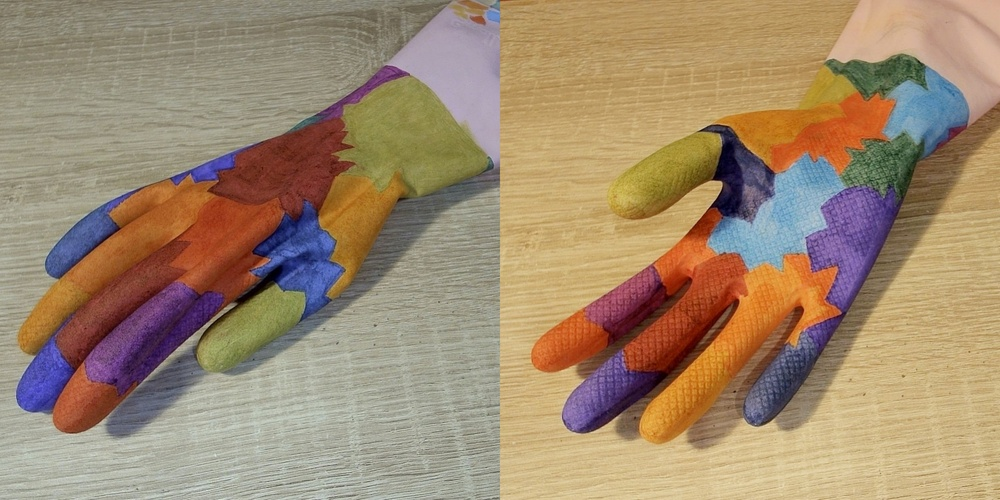
#> input picture dataset/gloves_anker.jpg, 1000 x 500 px, shrunk from 2500 x 1250 before the run
$ python mimic_skin.py
#> lines starting #> are read from the running program, lines starting #| are printed output that depends on the picture; after the words box and inside, x2 and y2 are one past the last pixel; in counts of white or black regions, pixels touching at a corner belong together
# incorporated into handTrackingModuleMediaPipe

import cv2
import numpy as np


def transform_glove_to_skin(image_path, adjust_intensity):
#> called with image_path = '../dataset/gloves_anker.jpg', adjust_intensity = True
    img = cv2.imread(image_path)
#> img is the input picture: shape (500, 1000, 3); mean B, G, R 110.8, 137.3, 159.6
    hsv = cv2.cvtColor(img, cv2.COLOR_BGR2HSV)
#> hsv: shape (500, 1000, 3); mean H, S, V 37.2, 94, 164.7

    # Define color ranges
    colors = {
        'blue': ([100, 50, 50], [140, 255, 255]),
        'red1': ([0, 50, 50], [10, 255, 255]),
        'red2': ([170, 30, 50], [180, 255, 255]),
        'yellow': ([20, 50, 50], [40, 255, 255]),
        'orange': ([10, 50, 50], [20, 255, 255]),
        'dark_green': ([40, 20, 30], [90, 255, 150]),
        'magenta': ([140, 50, 50], [170, 255, 255])
    }

    mask_total = np.zeros_like(hsv[:, :, 0])

    for color, (lower, upper) in colors.items():
        lower = np.array(lower)
        upper = np.array(upper)
        mask = cv2.inRange(hsv, lower, upper)
        mask_total += mask
#> this loop made 7 passes
#> pass 1, in transform_glove_to_skin, `mask = cv2.inRange(hsv, lower, upper)`:
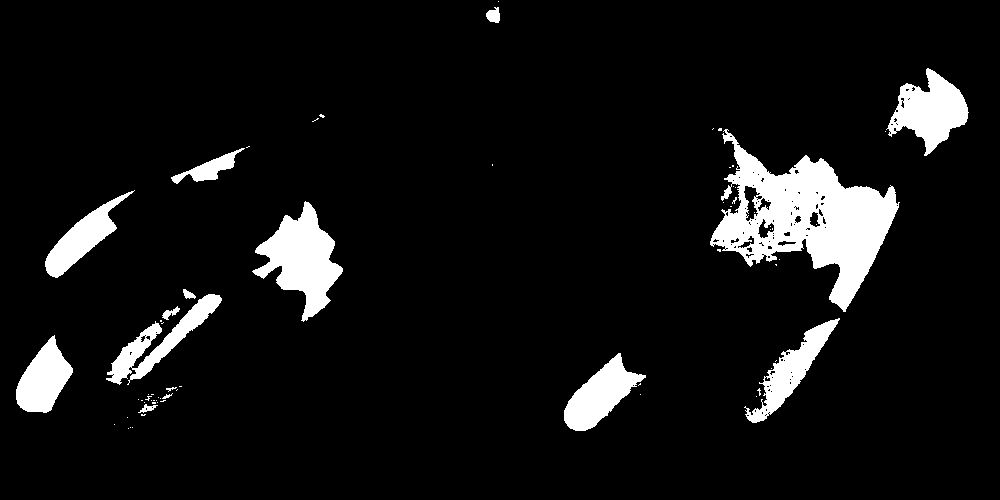
#> mask: shape (500, 1000); 7.6% white; 68 white regions (53 under 20 px), largest, box (x1, y1, x2, y2) and area: (710, 129, 900, 312) 14506, (252, 201, 343, 322) 5141, (886, 68, 969, 156) 3685
#> after the loop:
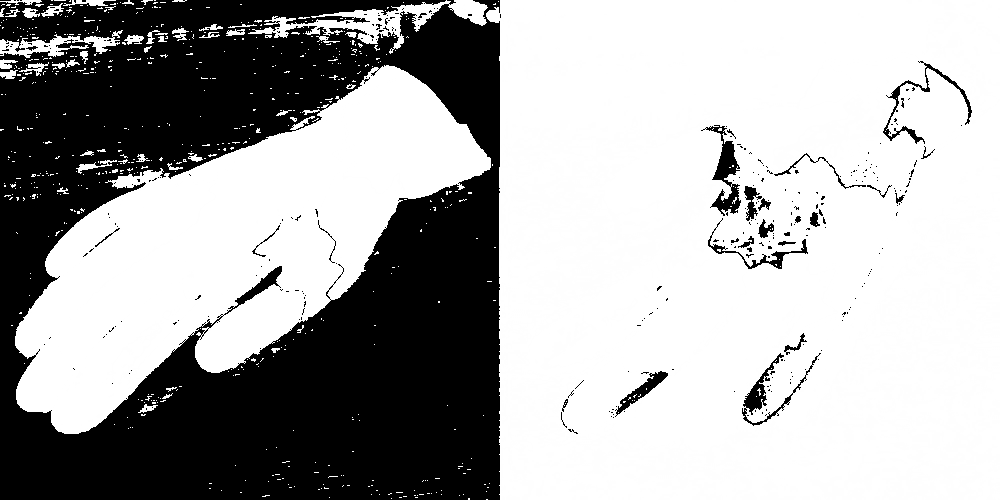
#> mask_total: shape (500, 1000); min 0, max 255, mean 169.5

    kernel = np.ones((5, 5), np.uint8)
    mask_total = cv2.morphologyEx(mask_total, cv2.MORPH_CLOSE, kernel)
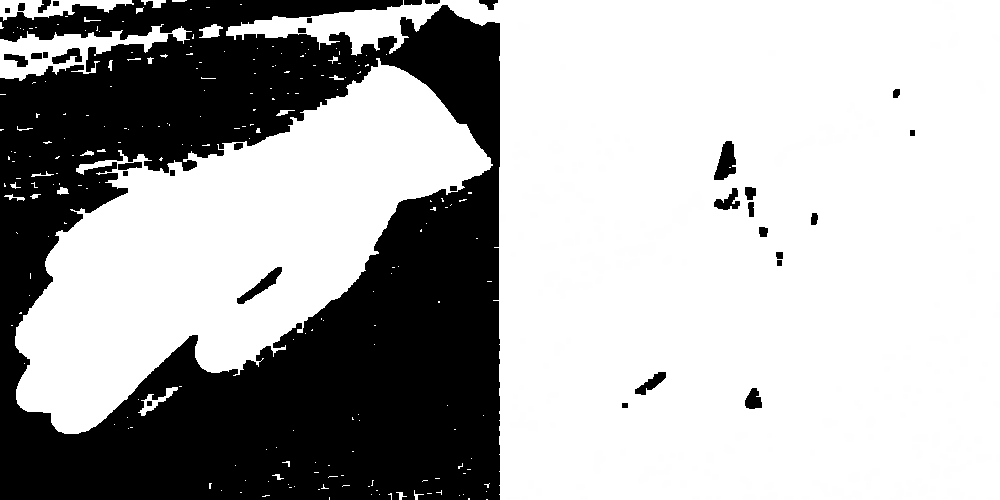
#> mask_total: shape (500, 1000); min 0, max 255, mean 174.8

    hsv[mask_total > 0, 0] = 11  # Hue
#> hsv: shape (500, 1000, 3); mean H, S, V 20.3, 94, 164.7
    hsv[mask_total > 0, 1] = 95  # Saturation
#> hsv: shape (500, 1000, 3); mean H, S, V 20.3, 74.9, 164.7
    if adjust_intensity:
        original_value = hsv[:, :, 2]
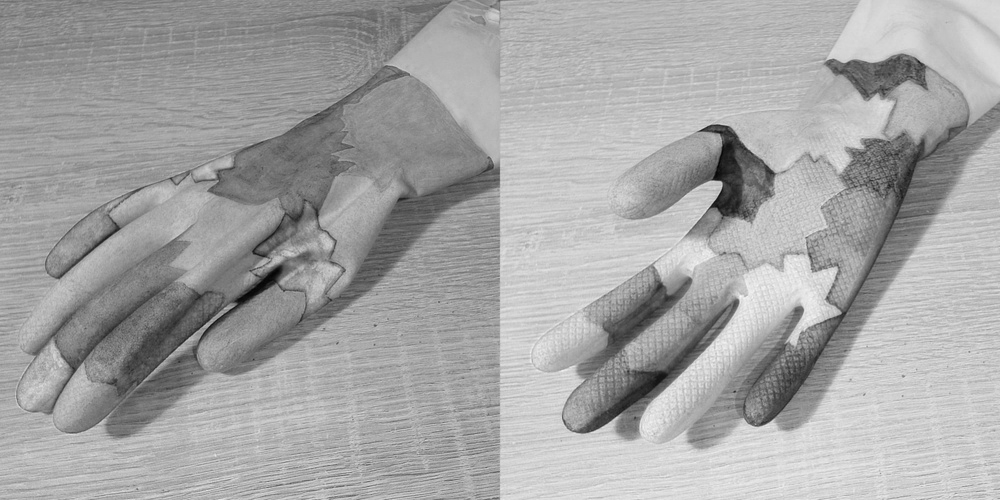
#> original_value: shape (500, 1000); min 3, max 250, mean 164.7
        hsv[mask_total > 0, 2] = cv2.normalize(original_value[mask_total > 0], None, 94, 191, cv2.NORM_MINMAX).flatten()
#> hsv: shape (500, 1000, 3); mean H, S, V 20.3, 74.9, 157.2

    skin_img = cv2.cvtColor(hsv, cv2.COLOR_HSV2BGR)
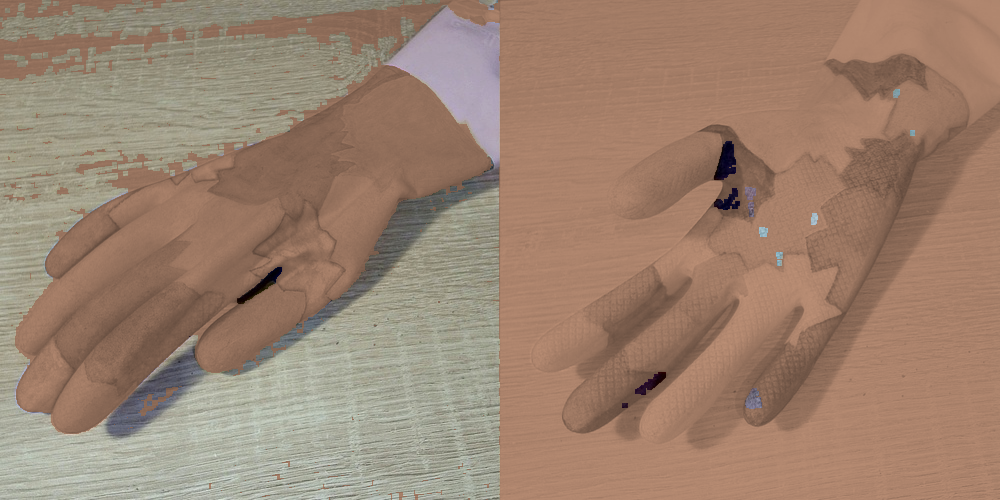
#> skin_img: shape (500, 1000, 3); mean B, G, R 111.5, 130.4, 156.5
    skin_img = cv2.GaussianBlur(skin_img, (5, 5), 0)
    cv2.imshow("Image", skin_img)

    cv2.waitKey(0)
    cv2.destroyAllWindows()


transform_glove_to_skin('../dataset/gloves_anker.jpg', True)
transform_glove_to_skin('../dataset/gloves_anker.jpg', False)
#> call 2 of transform_glove_to_skin, with image_path = '../dataset/gloves_anker.jpg', adjust_intensity = False
#> the loop in transform_glove_to_skin (call 2), `for color, (lower, upper) in colors.items():` made 7 passes
#> pass 3, in transform_glove_to_skin (call 2), `mask_total += mask`:
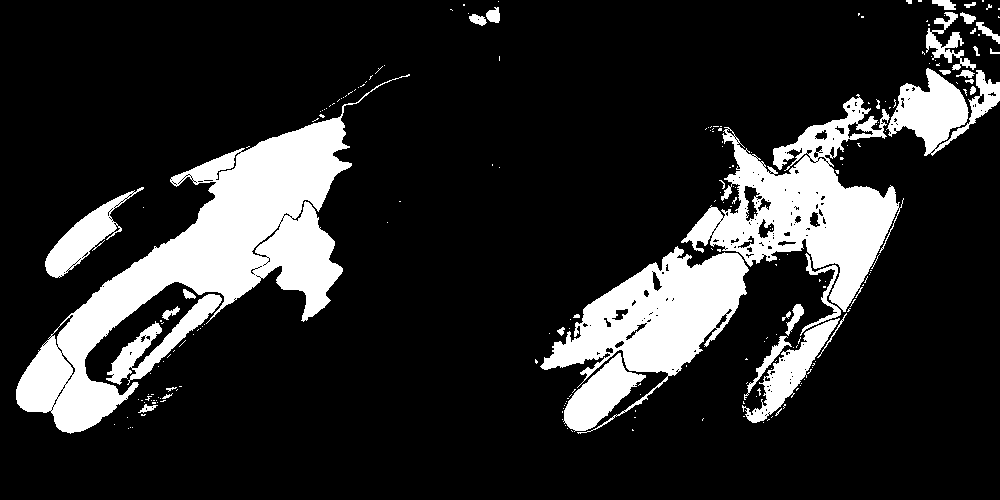
#> mask_total: shape (500, 1000); 17.1% white; 225 white regions (189 under 20 px), largest, box (x1, y1, x2, y2) and area: (16, 74, 410, 434) 33066, (681, 94, 904, 312) 18070, (540, 246, 749, 434) 14468
#> in transform_glove_to_skin (call 2), `skin_img = cv2.cvtColor(hsv, cv2.COLOR_HSV2BGR)`:
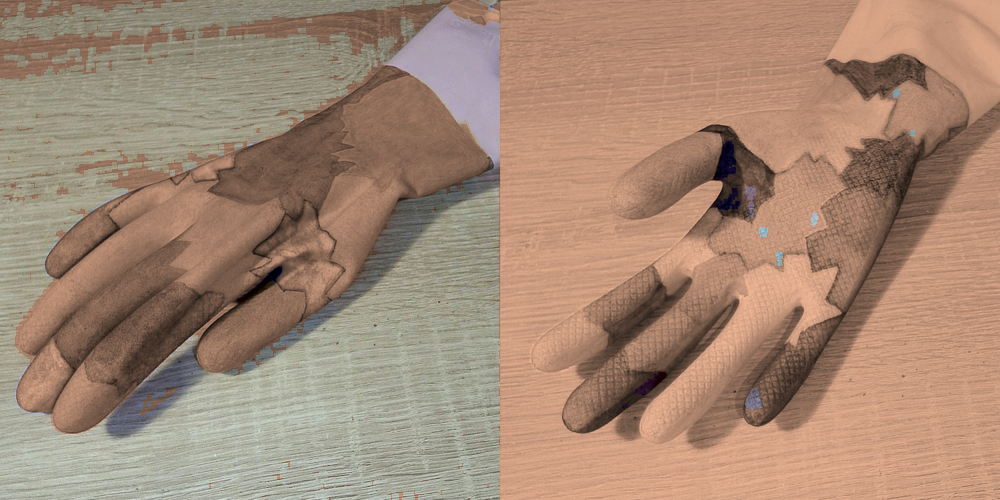
#> skin_img: shape (500, 1000, 3); mean B, G, R 116.2, 136.1, 164

$ run again, with dataset/glove_laptop.jpg copied over dataset/gloves_anker.jpg
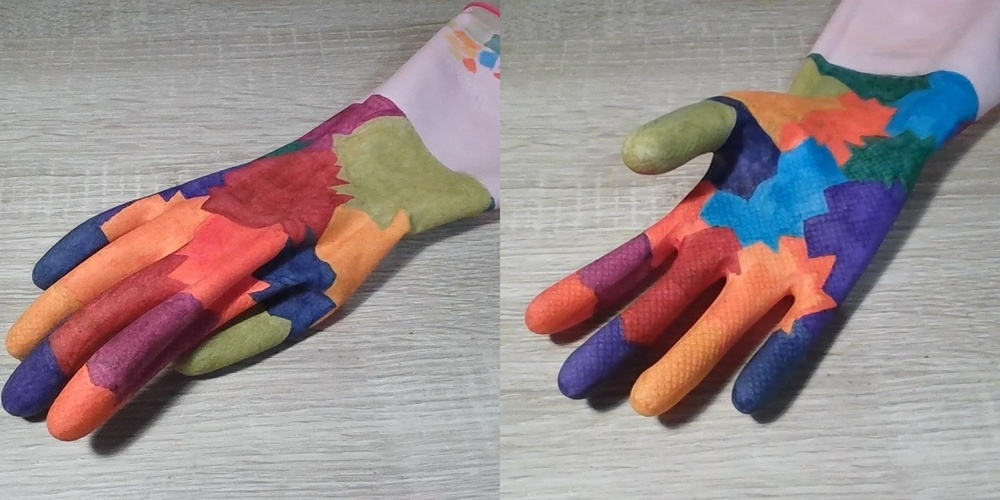
#> input picture dataset/glove_laptop.jpg, 1000 x 500 px, shrunk from 1440 x 720 before the run
#> in transform_glove_to_skin, img is the input picture: shape (500, 1000, 3); mean B, G, R 141.1, 140.3, 155.3
#> after the loop in transform_glove_to_skin, `for color, (lower, upper) in colors.items():`:
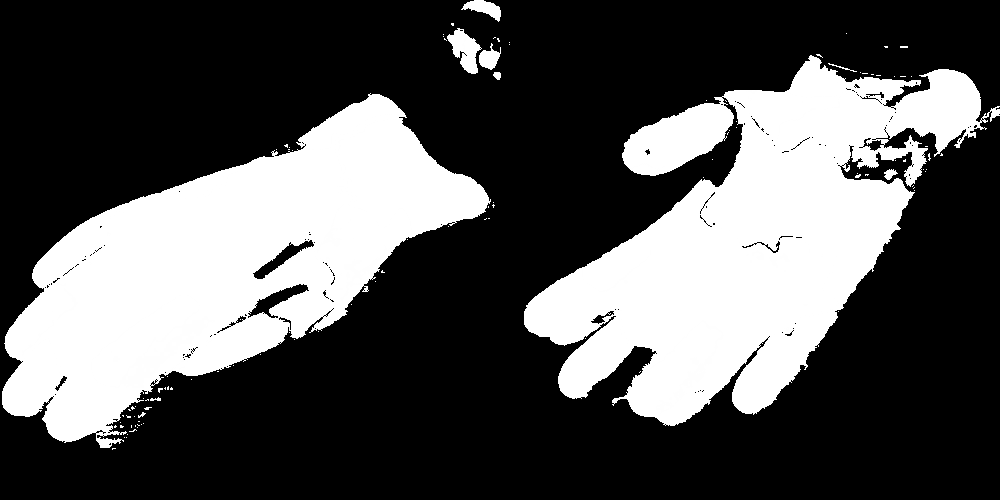
#> mask_total: shape (500, 1000); min 0, max 255, mean 83
#> in transform_glove_to_skin (call 2), `skin_img = cv2.cvtColor(hsv, cv2.COLOR_HSV2BGR)`:
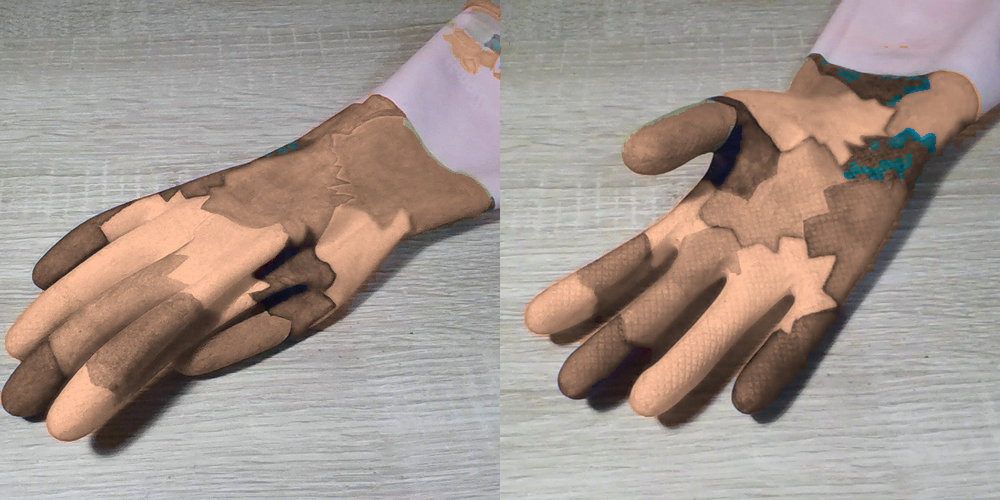
#> skin_img: shape (500, 1000, 3); mean B, G, R 142.1, 149.6, 162.6
